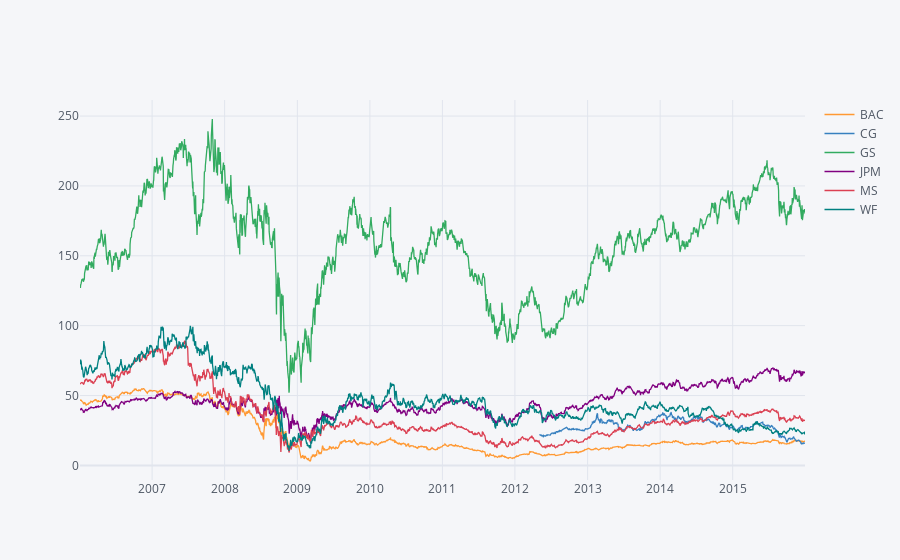

Here is the notebook cell this chart was saved with:
### Markdown cell above
** Create a line plot showing Close price for each bank for the entire index of time. (Hint: Try using a for loop, or use [.xs](http://pandas.pydata.org/pandas-docs/stable/generated/pandas.DataFrame.xs.html) to get a cross section of the data.)**

### Code cell
df.xs(key='Close',axis=1,level='Stock Info').iplot()

### Figure 1 — Plotly figure (JSON) as saved in the notebook; plotly's stock layout.template omitted (floating-point values rounded to 4 significant figures; data arrays with more than 128 entries replaced by an {"elided": "..."} marker saying what was removed)
{"data": [{"line": {"color": "rgba(255, 153, 51, 1.0)", "dash": "solid", "shape": "linear", "width": 1.3}, "mode": "lines", "name": "BAC", "text": "", "type": "scatter", "x": {"elided": "2517 str values"}, "y": {"elided": "2517 float values"}}, {"line": {"color": "rgba(55, 128, 191, 1.0)", "dash": "solid", "shape": "linear", "width": 1.3}, "mode": "lines", "name": "CG", "text": "", "type": "scatter", "x": {"elided": "2517 str values"}, "y": {"elided": "2517 mixed values"}}, {"line": {"color": "rgba(50, 171, 96, 1.0)", "dash": "solid", "shape": "linear", "width": 1.3}, "mode": "lines", "name": "GS", "text": "", "type": "scatter", "x": {"elided": "2517 str values"}, "y": {"elided": "2517 float values"}}, {"line": {"color": "rgba(128, 0, 128, 1.0)", "dash": "solid", "shape": "linear", "width": 1.3}, "mode": "lines", "name": "JPM", "text": "", "type": "scatter", "x": {"elided": "2517 str values"}, "y": {"elided": "2517 float values"}}, {"line": {"color": "rgba(219, 64, 82, 1.0)", "dash": "solid", "shape": "linear", "width": 1.3}, "mode": "lines", "name": "MS", "text": "", "type": "scatter", "x": {"elided": "2517 str values"}, "y": {"elided": "2517 float values"}}, {"line": {"color": "rgba(0, 128, 128, 1.0)", "dash": "solid", "shape": "linear", "width": 1.3}, "mode": "lines", "name": "WF", "text": "", "type": "scatter", "x": {"elided": "2517 str values"}, "y": {"elided": "2517 float values"}}], "layout": {"legend": {"bgcolor": "#F5F6F9", "font": {"color": "#4D5663"}}, "paper_bgcolor": "#F5F6F9", "plot_bgcolor": "#F5F6F9", "title": {"font": {"color": "#4D5663"}}, "xaxis": {"gridcolor": "#E1E5ED", "showgrid": true, "tickfont": {"color": "#4D5663"}, "title": {"font": {"color": "#4D5663"}, "text": ""}, "zerolinecolor": "#E1E5ED"}, "yaxis": {"gridcolor": "#E1E5ED", "showgrid": true, "tickfont": {"color": "#4D5663"}, "title": {"font": {"color": "#4D5663"}, "text": ""}, "zerolinecolor": "#E1E5ED"}}}
